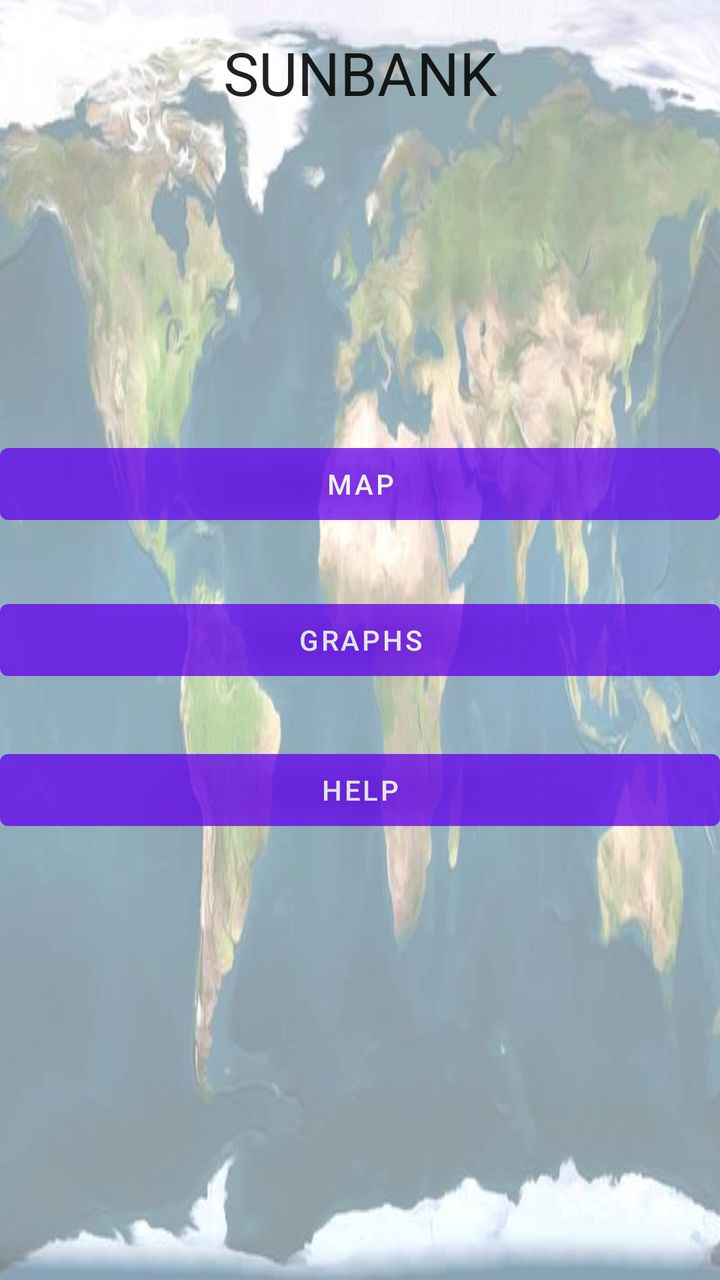
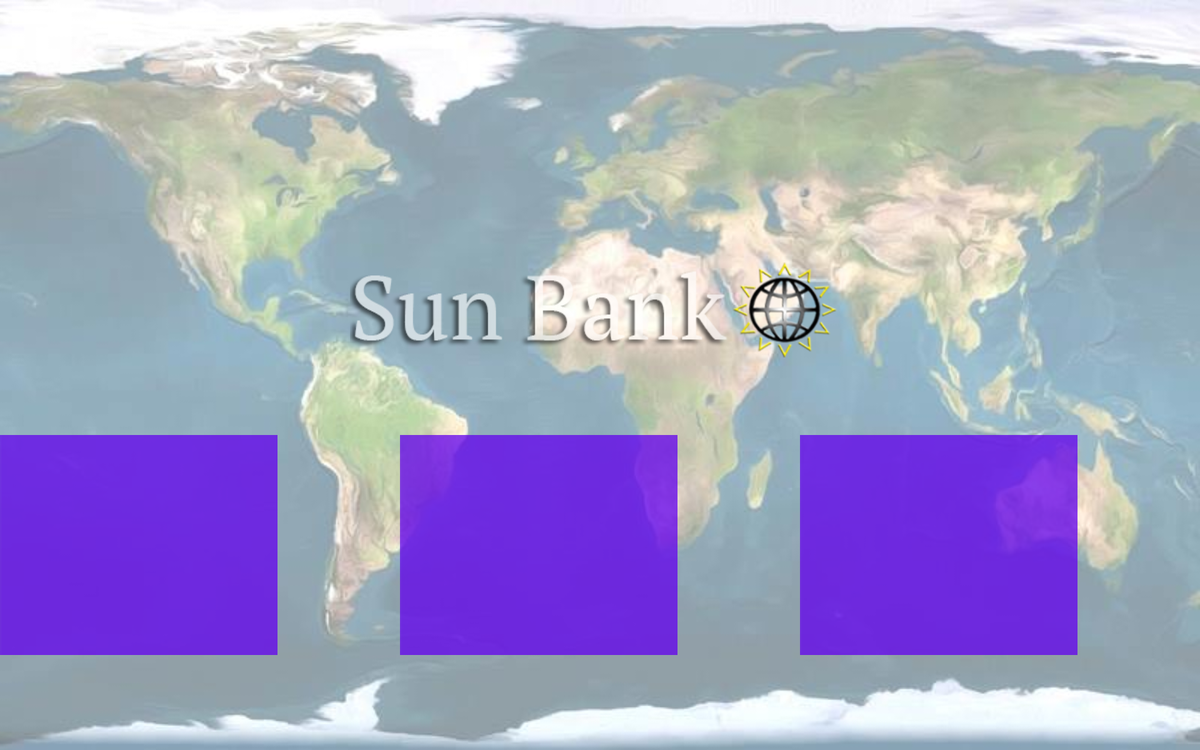

Two renders of one Android screen. The first uses the default layout on a phone; the second uses the alternative layout the repository ships for a different screen configuration, on a matching device. The two XML files are below.
<!-- AndroidManifest.xml: fallback theme Theme.MaterialComponents.DayNight.NoActionBar -->
<!-- res/layout/activity_main.xml -->
<RelativeLayout xmlns:android="http://schemas.android.com/apk/res/android"
    xmlns:tools="http://schemas.android.com/tools"
    android:layout_width="match_parent"
    android:layout_height="match_parent"
    android:background="@drawable/homeimg"
    android:gravity="top"
    android:paddingBottom="@dimen/activity_vertical_margin"
    
    android:paddingTop="@dimen/activity_vertical_margin"
    tools:context="org.worldbank.seg_2g.worldbankapp.MainActivity" >

    <Button
        android:id="@+id/button2"
        android:layout_width="wrap_content"
        android:layout_height="wrap_content"
        android:layout_alignParentLeft="true"
        android:layout_alignParentRight="true"
        android:layout_below="@+id/button1"
        android:layout_marginTop="27dp"
        android:alpha="0.75"
        android:onClick="helpMenu"
        android:text="@string/button2"
        android:color="#66FF0001" />

    <Button
        android:id="@+id/button1"
        android:layout_width="wrap_content"
        android:layout_height="wrap_content"
        android:layout_alignLeft="@+id/button3"
        android:layout_alignRight="@+id/button3"
        android:layout_centerVertical="true"
        android:onClick="countryMenu"
        android:text="@string/button1"
        android:color="#66FF0001" 
        android:alpha="0.75" />

    <Button
        android:id="@+id/button3"
        android:layout_width="wrap_content"
        android:layout_height="wrap_content"
        android:layout_above="@+id/button1"
        android:layout_alignParentLeft="true"
        android:layout_alignParentRight="true"
        android:layout_marginBottom="30dp"
        android:onClick="mapMenu"
        android:text="MAP"
        android:color="#66FF0001" 
        android:alpha="0.75" />

    <TextView
        
        android:id="@+id/textView1"
        android:layout_width="wrap_content"
        android:layout_height="wrap_content"
        android:layout_alignParentLeft="true"
        android:layout_alignParentRight="true"
        android:layout_alignParentTop="true"
        android:gravity="center_horizontal"
        android:text="SUNBANK"
        android:textAppearance="?android:attr/textAppearanceLarge"
        android:textSize="30sp" />
   
</RelativeLayout>
<!-- resources referenced by this layout -->
<resources>
  <dimen name="activity_vertical_margin">16dp</dimen>
  <!-- drawable homeimg: jpg bitmap (drawable, 31386 bytes) -->
  <string name="button1">Graphs</string>
  <string name="button2">Help</string>
</resources>
<!-- res/layout-large-land/activity_main.xml (the repository's variant of the layout above) -->
<!-- drawn on a 7-inch tablet turned sideways -->
<RelativeLayout xmlns:android="http://schemas.android.com/apk/res/android"
    xmlns:tools="http://schemas.android.com/tools"
    android:layout_width="match_parent"
    android:layout_height="match_parent"
    android:background="@drawable/homeimg"
    android:orientation="horizontal"
    android:paddingBottom="@dimen/activity_vertical_margin"
    android:paddingTop="@dimen/activity_vertical_margin"
    tools:context="org.worldbank.seg_2g.worldbankapp.MainActivity" >

    <LinearLayout
        android:id="@+id/linearLayout1"
        android:layout_width="wrap_content"
        android:layout_height="wrap_content"
        android:layout_alignParentBottom="true"
        android:layout_alignParentRight="true" >

        <Button
            android:id="@+id/button3"
            android:layout_width="222dp"
            android:layout_height="176dp"
            android:layout_marginBottom="60dp"
            android:layout_marginRight="98dp"
            android:alpha="0.75"
            android:background="@drawable/map"
            android:onClick="mapMenu"
            android:color="#66FF0001" />

        <Button
            android:id="@+id/button1"
            android:layout_width="222dp"
            android:layout_height="176dp"
            android:layout_marginRight="98dp"
            android:alpha="0.75"
            android:background="@drawable/graph"
            android:onClick="countryMenu"
            android:color="#66FF0001" />

        <Button
            android:id="@+id/button2"
            android:layout_width="222dp"
            android:layout_height="176dp"
            android:layout_marginRight="98dp"
            android:alpha="0.75"
            android:background="@drawable/help"
            android:onClick="helpMenu"
            android:color="#66FF0001" />
    </LinearLayout>

    <ImageView
        android:id="@+id/imageView1"
        android:layout_width="400dp"
        android:layout_height="200dp"
        android:layout_above="@+id/linearLayout1"
        android:layout_centerHorizontal="true"
        android:src="@drawable/homelogo" />

</RelativeLayout>
<!-- resources referenced by the variant -->
<!-- as a 7-inch tablet turned sideways resolves them -->
<resources>
  <dimen name="activity_vertical_margin">16dp</dimen>
  <!-- drawable graph: png bitmap (drawable, 10180 bytes) -->
  <!-- drawable help: png bitmap (drawable, 12205 bytes) -->
  <!-- drawable homeimg: jpg bitmap (drawable, 31386 bytes) -->
  <!-- drawable homelogo: png bitmap (drawable, 39908 bytes) -->
  <!-- drawable map: png bitmap (drawable, 14035 bytes) -->
</resources>
